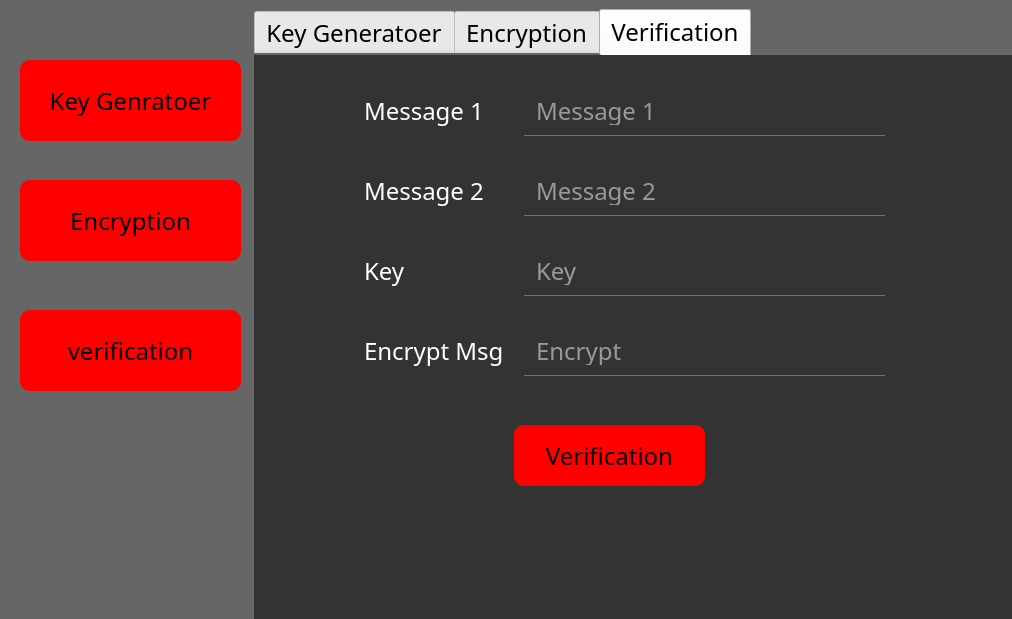
<?xml version="1.0" encoding="UTF-8"?>
<ui version="4.0">
 <class>MainWindow</class>
 <widget class="QMainWindow" name="MainWindow">
  <property name="geometry">
   <rect>
    <x>0</x>
    <y>0</y>
    <width>1012</width>
    <height>619</height>
   </rect>
  </property>
  <property name="windowTitle">
   <string>MainWindow</string>
  </property>
  <property name="styleSheet">
   <string notr="true">#MainWindow{
		 background:  #666;
}

*{
    font-family: century gothic;
    font-size: 24px;
}

#label_2, #label_3,
 #label_4,  #label_5,  #label_6,
 #label_7,  #label_8,  #label_9,
 #label_10,  #label_11{
	color: #fff;
}


#tab, 
#tab_2,
#tab_3{

	 background:  #333;


}



QTabWidget{
	 background:  #333;
	border-radius:10px;
}



#pushButton, #pushButton_2, #pushButton_3, 
#encrptBtn, #keygenerBtn, #verificationBtn{
	background:  #f00;
	border-radius: 10px;
}
#pushButton:hover, 
#pushButton_2:hover,
 #pushButton_3:hover {
 	transform: scale(1.1);
    background: #777;
    color: #fff;
	cursor: pointer;
}

#toolButton{
	background:  #f00;
	border-radius: 10px;
}

#toolButton:hover{
transform: scale(1.1);
    background: #777;
    color: #fff;
	cursor: pointer;
}




#lineEdit, #lineEdit_2, #lineEdit_3, #lineEdit_4,  #textEdit, #textEdit_2{
background: transparent;
color: #fff;
border: none;
border-bottom: 1px solid #717072;
padding:10px ;
}

 #lineEdit_3, #lineEdit_4,  #textEdit, #textEdit_2{
	border: 1px solid #717072;
}

/*   coment */

#encrypttxt,
#keytxt,
#messagetxt,
#messagetxt_2,
#message2txt,
#keytxt2,
#keytxt_2,
#encryptvertxt{
	background: transparent;
	color: #fff;
	border: none;
	border-bottom: 1px solid #717072;
	padding:10px ;
}

</string>
  </property>
  <widget class="QWidget" name="centralwidget">
   <widget class="QPushButton" name="keygenerBtn">
    <property name="geometry">
     <rect>
      <x>20</x>
      <y>60</y>
      <width>221</width>
      <height>81</height>
     </rect>
    </property>
    <property name="text">
     <string>Key Genratoer</string>
    </property>
    <property name="icon">
     <iconset resource="New folder/icons.qrc">
      <normaloff>:/key.png</normaloff>:/key.png</iconset>
    </property>
    <property name="iconSize">
     <size>
      <width>30</width>
      <height>30</height>
     </size>
    </property>
   </widget>
   <widget class="QTabWidget" name="tabWidget">
    <property name="enabled">
     <bool>true</bool>
    </property>
    <property name="geometry">
     <rect>
      <x>254</x>
      <y>9</y>
      <width>761</width>
      <height>611</height>
     </rect>
    </property>
    <property name="currentIndex">
     <number>2</number>
    </property>
    <widget class="QWidget" name="tab">
     <attribute name="title">
      <string>Key Generatoer</string>
     </attribute>
     <widget class="QLineEdit" name="lineEdit_2">
      <property name="geometry">
       <rect>
        <x>310</x>
        <y>120</y>
        <width>331</width>
        <height>51</height>
       </rect>
      </property>
      <property name="inputMask">
       <string notr="true"/>
      </property>
      <property name="text">
       <string notr="true"/>
      </property>
      <property name="frame">
       <bool>true</bool>
      </property>
      <property name="placeholderText">
       <string>Q</string>
      </property>
     </widget>
     <widget class="QLabel" name="label_2">
      <property name="geometry">
       <rect>
        <x>210</x>
        <y>50</y>
        <width>201</width>
        <height>51</height>
       </rect>
      </property>
      <property name="text">
       <string>P</string>
      </property>
     </widget>
     <widget class="QPushButton" name="pushButton">
      <property name="enabled">
       <bool>true</bool>
      </property>
      <property name="geometry">
       <rect>
        <x>290</x>
        <y>210</y>
        <width>191</width>
        <height>61</height>
       </rect>
      </property>
      <property name="text">
       <string>Key Generator</string>
      </property>
     </widget>
     <widget class="QLabel" name="label_4">
      <property name="geometry">
       <rect>
        <x>340</x>
        <y>290</y>
        <width>101</width>
        <height>51</height>
       </rect>
      </property>
      <property name="text">
       <string>Key List</string>
      </property>
     </widget>
     <widget class="QLineEdit" name="lineEdit">
      <property name="geometry">
       <rect>
        <x>310</x>
        <y>50</y>
        <width>331</width>
        <height>51</height>
       </rect>
      </property>
      <property name="inputMask">
       <string notr="true"/>
      </property>
      <property name="text">
       <string notr="true"/>
      </property>
      <property name="frame">
       <bool>true</bool>
      </property>
      <property name="placeholderText">
       <string>P</string>
      </property>
     </widget>
     <widget class="QLabel" name="label_3">
      <property name="geometry">
       <rect>
        <x>210</x>
        <y>120</y>
        <width>71</width>
        <height>51</height>
       </rect>
      </property>
      <property name="text">
       <string>q</string>
      </property>
     </widget>
     <widget class="QTextEdit" name="textEdit">
      <property name="geometry">
       <rect>
        <x>80</x>
        <y>370</y>
        <width>271</width>
        <height>121</height>
       </rect>
      </property>
      <property name="html">
       <string>&lt;!DOCTYPE HTML PUBLIC &quot;-//W3C//DTD HTML 4.0//EN&quot; &quot;http://www.w3.org/TR/REC-html40/strict.dtd&quot;&gt;
&lt;html&gt;&lt;head&gt;&lt;meta name=&quot;qrichtext&quot; content=&quot;1&quot; /&gt;&lt;style type=&quot;text/css&quot;&gt;
p, li { white-space: pre-wrap; }
&lt;/style&gt;&lt;/head&gt;&lt;body style=&quot; font-family:'century gothic'; font-size:24px; font-weight:400; font-style:normal;&quot;&gt;
&lt;p style=&quot;-qt-paragraph-type:empty; margin-top:0px; margin-bottom:0px; margin-left:0px; margin-right:0px; -qt-block-indent:0; text-indent:0px;&quot;&gt;&lt;br /&gt;&lt;/p&gt;&lt;/body&gt;&lt;/html&gt;</string>
      </property>
     </widget>
     <widget class="QTextEdit" name="textEdit_2">
      <property name="geometry">
       <rect>
        <x>440</x>
        <y>370</y>
        <width>271</width>
        <height>121</height>
       </rect>
      </property>
      <property name="html">
       <string>&lt;!DOCTYPE HTML PUBLIC &quot;-//W3C//DTD HTML 4.0//EN&quot; &quot;http://www.w3.org/TR/REC-html40/strict.dtd&quot;&gt;
&lt;html&gt;&lt;head&gt;&lt;meta name=&quot;qrichtext&quot; content=&quot;1&quot; /&gt;&lt;style type=&quot;text/css&quot;&gt;
p, li { white-space: pre-wrap; }
&lt;/style&gt;&lt;/head&gt;&lt;body style=&quot; font-family:'century gothic'; font-size:24px; font-weight:400; font-style:normal;&quot;&gt;
&lt;p style=&quot;-qt-paragraph-type:empty; margin-top:0px; margin-bottom:0px; margin-left:0px; margin-right:0px; -qt-block-indent:0; text-indent:0px;&quot;&gt;&lt;br /&gt;&lt;/p&gt;&lt;/body&gt;&lt;/html&gt;</string>
      </property>
     </widget>
    </widget>
    <widget class="QWidget" name="tab_2">
     <attribute name="title">
      <string>Encryption</string>
     </attribute>
     <widget class="QPushButton" name="pushButton_2">
      <property name="enabled">
       <bool>true</bool>
      </property>
      <property name="geometry">
       <rect>
        <x>240</x>
        <y>280</y>
        <width>191</width>
        <height>61</height>
       </rect>
      </property>
      <property name="text">
       <string>Signature</string>
      </property>
     </widget>
     <widget class="QLabel" name="label_5">
      <property name="geometry">
       <rect>
        <x>100</x>
        <y>50</y>
        <width>111</width>
        <height>51</height>
       </rect>
      </property>
      <property name="text">
       <string>Masssge</string>
      </property>
     </widget>
     <widget class="QLineEdit" name="messagetxt">
      <property name="geometry">
       <rect>
        <x>240</x>
        <y>50</y>
        <width>331</width>
        <height>51</height>
       </rect>
      </property>
      <property name="inputMask">
       <string notr="true"/>
      </property>
      <property name="text">
       <string notr="true"/>
      </property>
      <property name="frame">
       <bool>true</bool>
      </property>
      <property name="placeholderText">
       <string>Message</string>
      </property>
     </widget>
     <widget class="QLabel" name="label_6">
      <property name="geometry">
       <rect>
        <x>100</x>
        <y>190</y>
        <width>101</width>
        <height>51</height>
       </rect>
      </property>
      <property name="text">
       <string>Encrypt</string>
      </property>
     </widget>
     <widget class="QLineEdit" name="encrypttxt">
      <property name="geometry">
       <rect>
        <x>240</x>
        <y>190</y>
        <width>331</width>
        <height>51</height>
       </rect>
      </property>
      <property name="inputMask">
       <string notr="true"/>
      </property>
      <property name="text">
       <string notr="true"/>
      </property>
      <property name="frame">
       <bool>true</bool>
      </property>
      <property name="readOnly">
       <bool>true</bool>
      </property>
      <property name="placeholderText">
       <string>Encrypt</string>
      </property>
     </widget>
     <widget class="QLineEdit" name="keytxt">
      <property name="geometry">
       <rect>
        <x>240</x>
        <y>120</y>
        <width>331</width>
        <height>51</height>
       </rect>
      </property>
      <property name="inputMask">
       <string notr="true"/>
      </property>
      <property name="text">
       <string notr="true"/>
      </property>
      <property name="frame">
       <bool>true</bool>
      </property>
      <property name="placeholderText">
       <string>Key</string>
      </property>
     </widget>
     <widget class="QLabel" name="label_7">
      <property name="geometry">
       <rect>
        <x>100</x>
        <y>120</y>
        <width>81</width>
        <height>51</height>
       </rect>
      </property>
      <property name="text">
       <string>Key</string>
      </property>
     </widget>
    </widget>
    <widget class="QWidget" name="tab_3">
     <attribute name="title">
      <string>Verification</string>
     </attribute>
     <widget class="QLabel" name="label_8">
      <property name="geometry">
       <rect>
        <x>110</x>
        <y>110</y>
        <width>131</width>
        <height>51</height>
       </rect>
      </property>
      <property name="text">
       <string>Message 2</string>
      </property>
     </widget>
     <widget class="QLabel" name="label_9">
      <property name="geometry">
       <rect>
        <x>110</x>
        <y>30</y>
        <width>121</width>
        <height>51</height>
       </rect>
      </property>
      <property name="text">
       <string>Message 1</string>
      </property>
     </widget>
     <widget class="QLineEdit" name="message2txt">
      <property name="geometry">
       <rect>
        <x>270</x>
        <y>110</y>
        <width>361</width>
        <height>51</height>
       </rect>
      </property>
      <property name="inputMask">
       <string notr="true"/>
      </property>
      <property name="text">
       <string notr="true"/>
      </property>
      <property name="frame">
       <bool>true</bool>
      </property>
      <property name="placeholderText">
       <string>Message 2</string>
      </property>
     </widget>
     <widget class="QLineEdit" name="keytxt_2">
      <property name="geometry">
       <rect>
        <x>270</x>
        <y>190</y>
        <width>361</width>
        <height>51</height>
       </rect>
      </property>
      <property name="inputMask">
       <string notr="true"/>
      </property>
      <property name="text">
       <string notr="true"/>
      </property>
      <property name="frame">
       <bool>true</bool>
      </property>
      <property name="readOnly">
       <bool>false</bool>
      </property>
      <property name="placeholderText">
       <string>Key</string>
      </property>
     </widget>
     <widget class="QLabel" name="label_10">
      <property name="geometry">
       <rect>
        <x>110</x>
        <y>190</y>
        <width>101</width>
        <height>51</height>
       </rect>
      </property>
      <property name="text">
       <string>Key</string>
      </property>
     </widget>
     <widget class="QLineEdit" name="messagetxt_2">
      <property name="geometry">
       <rect>
        <x>270</x>
        <y>30</y>
        <width>361</width>
        <height>51</height>
       </rect>
      </property>
      <property name="inputMask">
       <string notr="true"/>
      </property>
      <property name="text">
       <string notr="true"/>
      </property>
      <property name="frame">
       <bool>true</bool>
      </property>
      <property name="placeholderText">
       <string>Message 1</string>
      </property>
     </widget>
     <widget class="QLabel" name="label_11">
      <property name="geometry">
       <rect>
        <x>110</x>
        <y>270</y>
        <width>151</width>
        <height>51</height>
       </rect>
      </property>
      <property name="text">
       <string>Encrypt Msg</string>
      </property>
     </widget>
     <widget class="QLineEdit" name="encryptvertxt">
      <property name="geometry">
       <rect>
        <x>270</x>
        <y>270</y>
        <width>361</width>
        <height>51</height>
       </rect>
      </property>
      <property name="inputMask">
       <string notr="true"/>
      </property>
      <property name="text">
       <string notr="true"/>
      </property>
      <property name="frame">
       <bool>true</bool>
      </property>
      <property name="readOnly">
       <bool>false</bool>
      </property>
      <property name="placeholderText">
       <string>Encrypt</string>
      </property>
     </widget>
     <widget class="QPushButton" name="verificationBtn">
      <property name="enabled">
       <bool>true</bool>
      </property>
      <property name="geometry">
       <rect>
        <x>260</x>
        <y>370</y>
        <width>191</width>
        <height>61</height>
       </rect>
      </property>
      <property name="text">
       <string>Verification</string>
      </property>
     </widget>
    </widget>
   </widget>
   <widget class="QPushButton" name="encrptBtn">
    <property name="geometry">
     <rect>
      <x>20</x>
      <y>180</y>
      <width>221</width>
      <height>81</height>
     </rect>
    </property>
    <property name="styleSheet">
     <string notr="true">text-alian: left</string>
    </property>
    <property name="text">
     <string>Encryption</string>
    </property>
    <property name="icon">
     <iconset resource="New folder/icons.qrc">
      <normaloff>:/encrypt.png</normaloff>:/encrypt.png</iconset>
    </property>
    <property name="iconSize">
     <size>
      <width>30</width>
      <height>30</height>
     </size>
    </property>
    <property name="autoDefault">
     <bool>true</bool>
    </property>
    <property name="default">
     <bool>true</bool>
    </property>
    <property name="flat">
     <bool>true</bool>
    </property>
   </widget>
   <widget class="QPushButton" name="pushButton_3">
    <property name="geometry">
     <rect>
      <x>20</x>
      <y>310</y>
      <width>221</width>
      <height>81</height>
     </rect>
    </property>
    <property name="text">
     <string>verification</string>
    </property>
    <property name="icon">
     <iconset resource="New folder/icons.qrc">
      <normaloff>:/ver.png</normaloff>:/ver.png</iconset>
    </property>
    <property name="iconSize">
     <size>
      <width>30</width>
      <height>30</height>
     </size>
    </property>
   </widget>
  </widget>
 </widget>
 <resources>
  <include location="New folder/icons.qrc"/>
 </resources>
 <connections/>
</ui>
